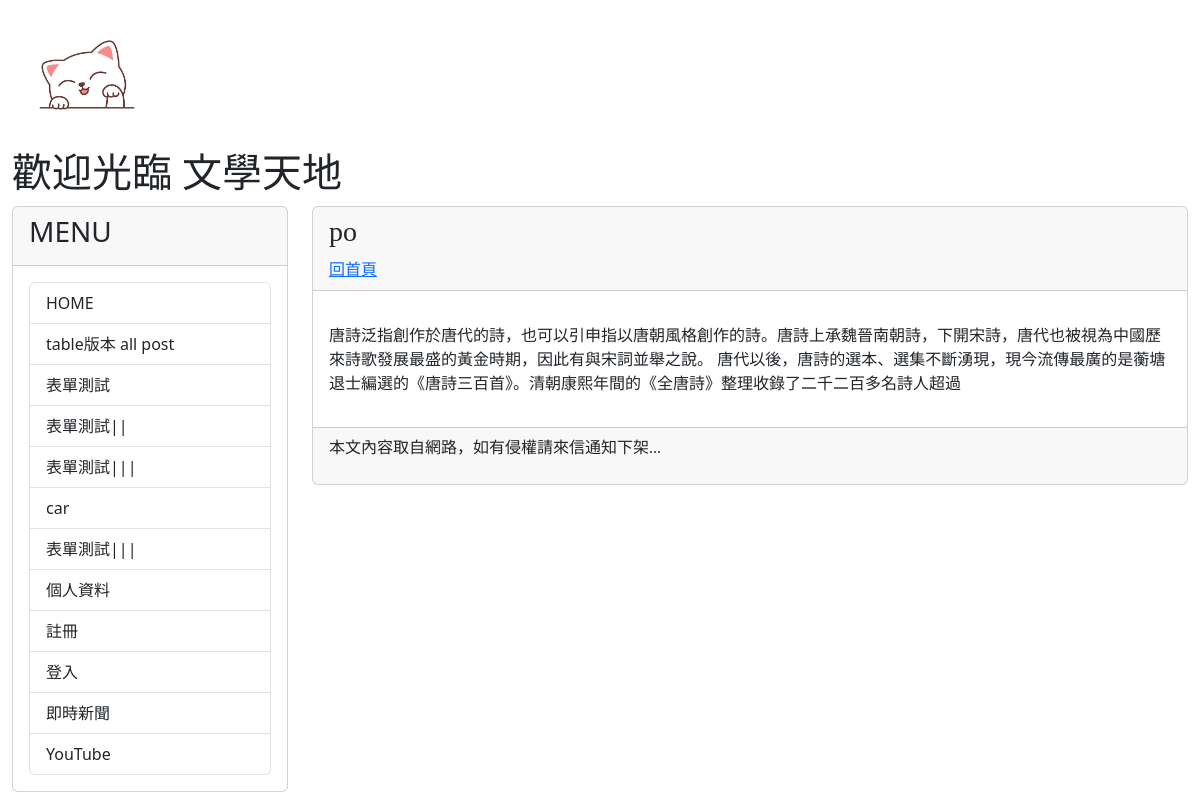
Screenshot of /post/poetry/ with the database file from the repository.
### mysite/models.py (models this page shows, shortened)
class Post(models.Model):
    title = models.CharField(max_length=200) #標題
    slug = models.CharField(max_length=200)  #連結
    body = models.TextField()                #長文字(內文)
    category = models.TextField(null=True)   #裡面已有資料要加null=True
    pub_date = models.DateTimeField(auto_now_add=True) #本文發表的時間
    class Meta:      #'-'反向排序
        ordering = ('-pub_date', ) #排序大到小

### mysite/views.py (the view)
# urls.py: path('post/<slug:slug>/', mv.showpost, name="showpost"), #<變數> #<資料型態:變數>
def showpost(request, slug): # <-
    post = Post.objects.get(slug=slug)
    return render(request ,'post.html', locals())

### mysite/templatetags/markdown_extras.py (called while the page is built)
@register.filter
def convert_markdown(text):
    return markdown.markdown(text)

### mysite/templates/post.html (shortened to what this page needs)
{% extends "base2.html" %}
{% load markdown_extras %}
{% block headmessage%}
    <h3  style='font-family:微軟正黑體;'>{{post.title}}</h3>
    <a  style='font-family:微軟正黑體;'href='/'>回首頁</a>
{% endblock headmessage%}
{% block content%}
<p style='font-family:微軟正黑體;font-size:12pt;letter-spacing:2pt;'>
        {{post.body | convert_markdown | safe }} </a>
</p>
{% endblock content %}

### rows the page displays
Post: title "po", body|convert_markdown "唐詩泛指創作於唐代的詩，也可以引申指以唐朝風格創作的詩。唐詩上承魏晉南朝詩，下開宋詩，唐代也被視為中國歷來詩歌發展最盛的黃金時期，因此有與宋詞並舉之說。 唐代以後，唐詩的選本、選集不斷湧現，現今流傳最廣的是蘅塘退士編選的《唐詩三百首》。清朝康熙年間的《全唐詩》整理收錄了二千二百多名詩人超過"
